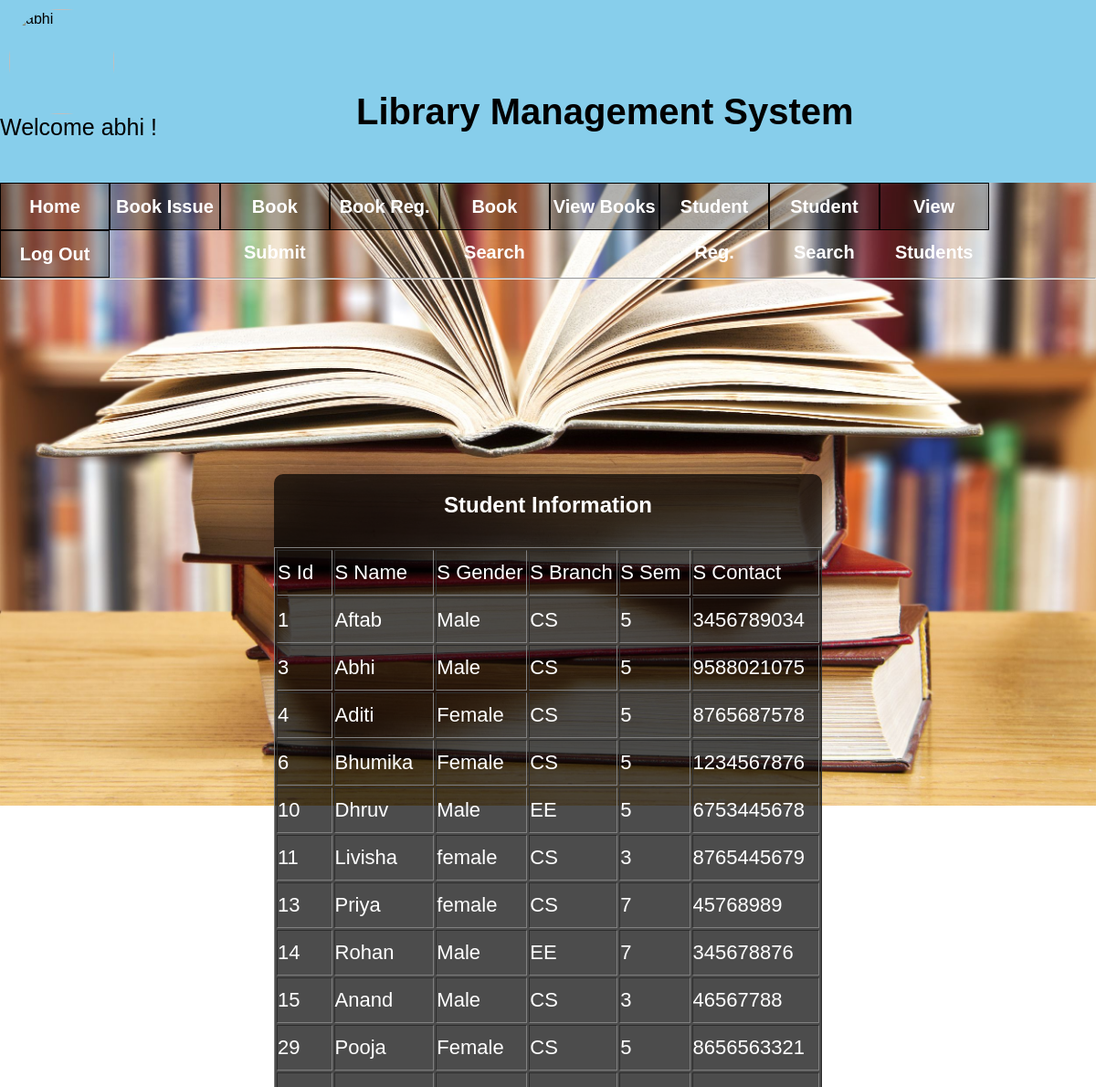
Page /sdisp.php (signed in) on the committed database.
### tables this page shows
CREATE TABLE `std` (
  `sid` int(11) NOT NULL,
  `sname` varchar(20) NOT NULL,
  `sgender` varchar(10) NOT NULL,
  `sbranch` varchar(20) NOT NULL,
  `ssem` int(11) NOT NULL,
  `scontact` bigint(11) NOT NULL
);

### sdisp.php (the view, shortened to what this page needs)
<?php
include "header.php";
include "connect.php";
echo "<link href= 'css/sstyle.css' rel='stylesheet' type='text/css'>";
	$q1="select * from std";
$rs1 = mysqli_query($conn,$q1);
echo "<div class='box'>";
echo "<center>";
echo "<h2>Student Information</h2>";
echo "<table border=1 cellpadding=10>";
echo "<tr class='l'><td>S Id
          <td>S Name
		  <td>S Gender
		  <td>S Branch
		  <td>S Sem
		  <td>S Contact
		  </tr>";
while($r1=mysqli_fetch_array($rs1))
{
	echo "<tr class='l'>";
	echo "<td>".$r1[0];
	echo "<td>".$r1[1];
	echo "<td>".$r1[2];
	echo "<td>".$r1[3];
	echo "<td>".$r1[4];
	echo "<td>".$r1[5];
	echo "</tr>";
}
echo "</table>";
echo "</center>";
echo "</div>";
?>

### css/headerstyle.css (style rules this page uses)
* { margin:0px; padding:0px; font-family:sans-serif; }

### css/sstyle.css (style rules this page uses)
body { background-image:url('../cimg/img16.jpg'); background-repeat:no-repeat; height:100%; margin:0px; padding:0px; background-size:cover; background-position:center; }
.box { position:absolute; top:70%; left:50%; transform:translate(-50%,-50%); background:rgba(0,0,0,0.7); border-radius:10px; }
.box table tr { height:50px; }
.box h2 { color:white; height:60px; text-align:center; margin-top:20px; }
.l { color:white; font-size:22px; }

### sdisp.php (style rules this page uses)
.box { margin-top:40px; }
.box table td { width:200px; }

### rows in the picture
std: sid "1", sname "Aftab", sgender "Male", sbranch "CS", ssem "5", scontact "3456789034"
std: sid "3", sname "Abhi", sgender "Male", sbranch "CS", ssem "5", scontact "9588021075"
std: sid "4", sname "Aditi", sgender "Female", sbranch "CS", ssem "5", scontact "8765687578"
std: sid "6", sname "Bhumika", sgender "Female", sbranch "CS", ssem "5", scontact "1234567876"
std: sid "10", sname "Dhruv", sgender "Male", sbranch "EE", ssem "5", scontact "6753445678"
std: sid "11", sname "Livisha", sgender "female", sbranch "CS", ssem "3", scontact "8765445679"
std: sid "13", sname "Priya", sgender "female", sbranch "CS", ssem "7", scontact "45768989"
std: sid "14", sname "Rohan", sgender "Male", sbranch "EE", ssem "7", scontact "345678876"
std: sid "15", sname "Anand", sgender "Male", sbranch "CS", ssem "3", scontact "46567788"
std: sid "29", sname "Pooja", sgender "Female", sbranch "CS", ssem "5", scontact "8656563321"

### other values in the picture
$name "abhi"
